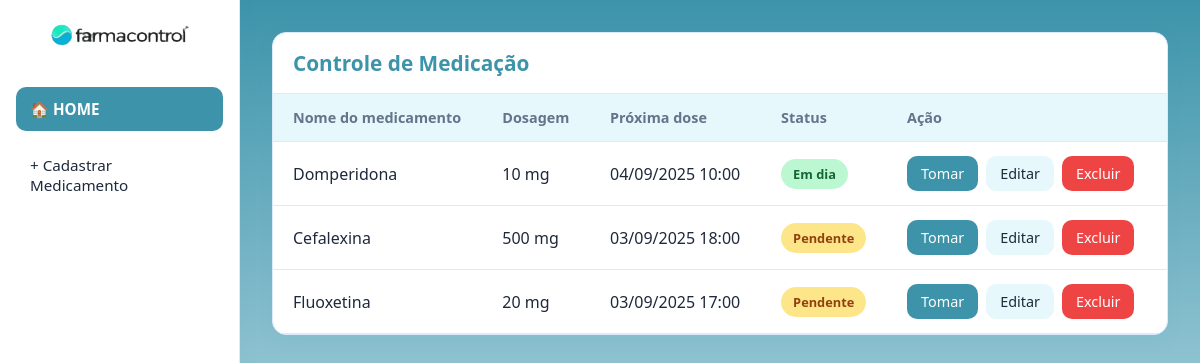
The page /trabalhofinal/lista_medicamentos.php on the database its author committed.
### tables this page shows
CREATE TABLE `medicamentos` (
  `id` int(11) NOT NULL,
  `nome` varchar(100) NOT NULL,
  `dose` varchar(50) NOT NULL,
  `horario` datetime NOT NULL,
  `data_cadastro` timestamp NOT NULL DEFAULT current_timestamp(),
  `status` varchar(20) NOT NULL DEFAULT 'Pendente',
  `ultima_tomada` datetime DEFAULT NULL
);

### trabalhofinal/lista_medicamentos.php (the view, shortened to what this page needs)
<?php
$host = "localhost";
$db   = "controle_medicamento";
$user = "root";
$pass = "";
$conn = new mysqli($host, $user, $pass, $db);
$sql = "SELECT * FROM medicamentos ORDER BY data_cadastro DESC";
$result = $conn->query($sql);
?>
<!DOCTYPE html>
<html lang="pt-br">
<head>
<link rel="stylesheet" href="style.css">
</head>
<body>
<aside class="sidebar">
  <img src="fundo.png" alt="Logo Sistema">
  <nav class="menu">
    <a href="lista_medicamentos.php" class="active">🏠 HOME</a>
    <a href="novomedicamento.html">+ Cadastrar Medicamento</a>
  </nav>
</aside>
<main class="main">
  <div class="card">
    <div class="header">
      <div class="title">Controle de Medicação</div>
    </div>
    <div class="table-wrap">
      <table>
        <thead>
          <tr>
            <th>Nome do medicamento</th>
            <th>Dosagem</th>
            <th>Próxima dose</th>
            <th>Status</th>
            <th style="width: 280px;">Ação</th>
          </tr>
        </thead>
        <tbody>
          <?php
          if ($result->num_rows > 0) {
              while($row = $result->fetch_assoc()) {
                  $status = rand(0,2);
                  $badge = ($status==0) ? "ok" : (($status==1) ? "pendente" : "atrasado");
                  $status_text = ($status==0) ? "Em dia" : (($status==1) ? "Pendente" : "Atrasado");
                  echo "<tr>
                    <td>{$row['nome']}</td>
                    <td>{$row['dose']}</td>
                    <td>".date("d/m/Y H:i", strtotime($row['horario']))."</td>
                    <td><span class='badge $badge'>$status_text</span></td>
                    <td>
                      <div class='actions'>
                        <button class='btn btn-primary'>Tomar</button>
                        <button class='btn'>Editar</button>
                        <button class='btn btn-danger'>Excluir</button>
                      </div>
                    </td>
                  </tr>";
              }
          } else {
              echo "<tr><td colspan='5'>Nenhum medicamento cadastrado.</td></tr>";
          }
          ?>
        </tbody>
      </table>
    </div>
  </div>
</main>
</body>
</html>

### trabalhofinal/style.css (style rules this page uses)
:root { --bg: #f0faff; --bg-light: #e6f8fc; --card: #ffffff; --muted: #64748b; --text: #1e293b; --border: #dbeafe; --primary: #3d94aaff; --primary-dark: #4dcfe8; --primary-light: #b6f0fa; --success: #16a34a; --warning: #f59e0b; --danger: #ef4444; --radius: 14px; --shadow: 0 6px 18px rgba(71, 162, 204, 0.08); }
* { margin: 0; padding: 0; box-sizing: border-box; font-family: system-ui, -apple-system, Segoe UI, Roboto, Ubuntu, sans-serif; }
body { display: flex; min-height: 100vh; background: linear-gradient(180deg, #3d94aaff, var(--bg)); color: var(--text); }
.sidebar { width: 240px; background: var(--card); border-right: 1px solid var(--border); padding: 24px 16px; display: flex; flex-direction: column; gap: 20px; position: fixed; top: 0; left: 0; bottom: 0; box-shadow: var(--shadow); }
.sidebar img { width: 140px; margin: 0 auto 20px; display: block; border-radius: 8px; }
.menu { display: flex; flex-direction: column; gap: 12px; }
.menu a { padding: 12px 14px; border-radius: 10px; text-decoration: none; color: var(--text); font-size: 0.95rem; font-weight: 500; transition: all 0.25s; }
.menu a.active { background: var(--primary); color: #fff; font-weight: 600; }
.main { margin-left: 240px; flex: 1; padding: 32px; }
.card { background: var(--card); border: 1px solid var(--border); border-radius: var(--radius); box-shadow: var(--shadow); overflow: hidden; animation: fadeIn 0.5s ease; }
.header { padding: 16px 20px; border-bottom: 1px solid var(--border); display: flex; align-items: center; justify-content: space-between; }
.title { font-size: 1.3rem; font-weight: 700; color: var(--primary); }
.table-wrap { width: 100%; overflow-x: auto; }
table { width: 100%; border-collapse: collapse; min-width: 720px; }
thead th { text-align: left; font-size: 0.9rem; font-weight: 600; color: var(--muted); background: var(--bg-light); position: sticky; top: 0; z-index: 1; }
th, td { padding: 14px 20px; border-bottom: 1px solid var(--border); vertical-align: middle; }
.badge { display: inline-flex; align-items: center; font-size: 0.8rem; font-weight: 600; padding: 6px 12px; border-radius: 999px; }
.ok { background: #bbf7d0; color: #166534; }
.pendente { background: #fde68a; color: #92400e; }
.actions { display: flex; gap: 8px; flex-wrap: wrap; }
.btn { border: none; background: var(--bg-light); color: var(--text); padding: 8px 14px; font-size: 0.9rem; border-radius: 10px; cursor: pointer; transition: all 0.25s; }
.btn-primary { background: var(--primary); color: #fff; }
.btn-danger { background: var(--danger); color: #fff; }

### rows shown on the page
medicamentos: nome "Domperidona", dose "10 mg", horario "04/09/2025 10:00"
medicamentos: nome "Cefalexina", dose "500 mg", horario "03/09/2025 18:00"
medicamentos: nome "Fluoxetina", dose "20 mg", horario "03/09/2025 17:00"
